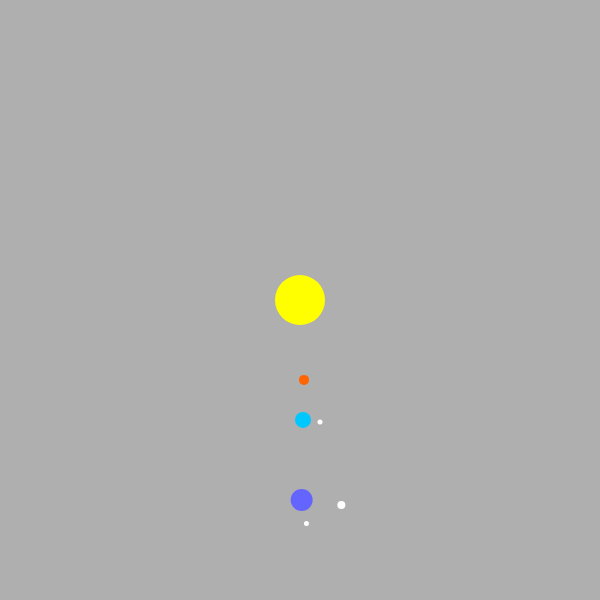
Frame 1 (no input)
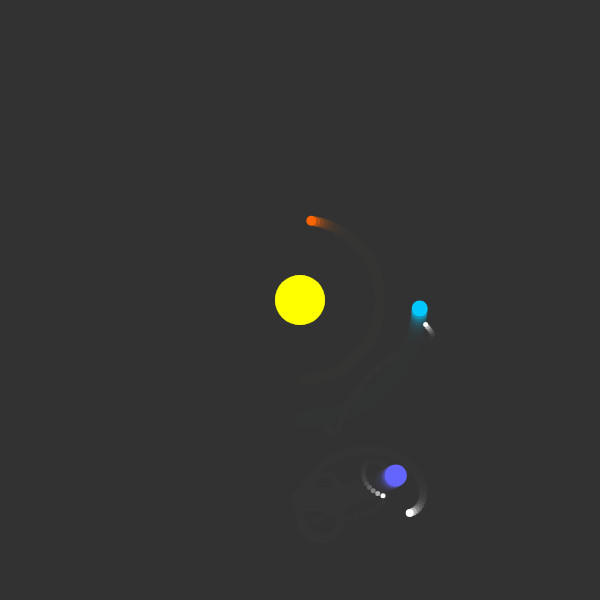
Frame 60 (no input)
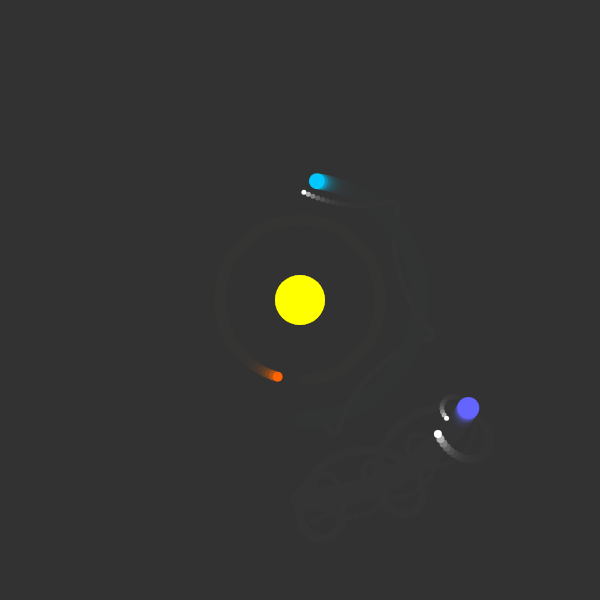
Frame 120 (the mouse pressed at the canvas centre since frame 60)

The p5.js sketch that drew these frames (run headless with seeded random() and noise() and a simulated clock; from frame 60 on, the mouse is pressed at the canvas centre):

// p5.js sketch
// ── sketch.js
let R = 400;
let r = 120;
let r2 = 200;
let r3 = 80;
let x, y;
let a = 0;

function setup() {
  createCanvas(600, 600);
}

function draw() {
  background(51, 100);
  noStroke();

  a += 0.025;
  push();
  translate(width / 2, height / 2);

  // sun
  let X = R * sin(a / 2) * 0;
  let Y = R * cos(a / 2) * 0;

  fill(255, 255, 0);
  ellipse(X, Y, 50, 50);

  // planet 1
  x = r3 * sin(a * 2) + X;
  y = r3 * cos(a * 2) + Y;

  fill(255, 100, 0);
  ellipse(x, y, 10, 10);

  // planet 2
  x = r2 * sin(a / 3) + X;
  y = r2 * cos(a / 3) + Y;

  fill(100, 100, 255);
  ellipse(x, y, 22, 22);

  // moon 1
  let x2 = (r / 5) * sin(a * 8);
  let y2 = (r / 5) * cos(a * 8);

  fill(255);
  ellipse(x + x2, y + y2, 5, 5);

  // moon 2
  x2 = (r / 3) * cos(a * 5);
  y2 = (r / 3) * sin(a * 5);
  ellipse(x + x2, y + y2, 8, 8);

  // earth?
  x = r * sin(a) + X;
  y = r * cos(a) + Y;

  fill(0, 200, 255);
  ellipse(x, y, 16, 16);

  // moon?
  x2 = (r / 7) * cos(a * 5);
  y2 = (r / 7) * sin(a * 5);

  fill(255);
  ellipse(x + x2, y + y2, 5, 5);

  pop();
}
